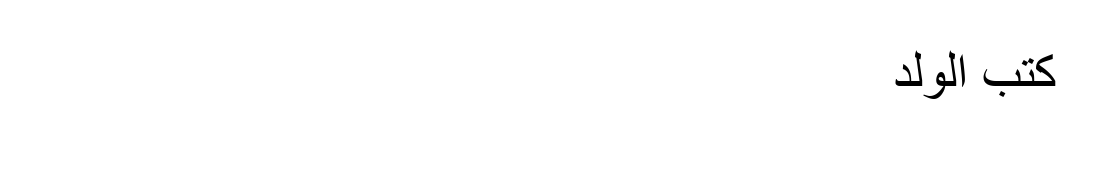
#> input picture data/localization/images/loc_ar_plain.png, 1100 x 195 px
$ python -i preprocessing.py   (imports and definitions only)   (older library calls are emulated)
#> lines starting #> are read from the running program, lines starting #| are printed output that depends on the picture; after the words box and inside, x2 and y2 are one past the last pixel; in counts of white or black regions, pixels touching at a corner belong together
### src/phonics_ocr/utils.py
"""Shared helpers: logging, JSON writing, run identifiers, image discovery."""

from __future__ import annotations

import datetime as _dt
import hashlib
import json
import logging
import os
from pathlib import Path
from typing import Any, Dict, Iterable, List, Optional

LOGGER_NAME = "phonics_ocr"

IMAGE_EXTENSIONS = (".png", ".jpg", ".jpeg", ".bmp", ".tif", ".tiff", ".webp")


def get_logger(name: str = LOGGER_NAME) -> logging.Logger:
#> further down, picture is the input picture: shape (195, 1100, 3); min 0, max 255, mean 253.4
    return logging.getLogger(name)


# [12 lines left out: function configure_logging, not called in this run]


def utc_timestamp() -> str:
    """UTC timestamp, filesystem-safe, second resolution."""
    return _dt.datetime.now(_dt.timezone.utc).strftime("%Y%m%dT%H%M%SZ")


def iso_now() -> str:
    return _dt.datetime.now(_dt.timezone.utc).isoformat(timespec="seconds")


def run_id(prefix: str = "run") -> str:
    """A per-run identifier used to keep result files from colliding."""
    return f"{prefix}_{utc_timestamp()}"


# [132 lines left out: functions sha256_file, sha256_dir, write_json, write_text, read_jsonl, find_images and 4 more, not called in this run]

### src/phonics_ocr/preprocessing.py
"""Optional image preprocessing.

Design rule: the original image is never written to and never mutated
in place. Every function takes an array and returns a new one, and the
caller keeps the untouched original for comparison.

Second rule: nothing is automatic. Arabic tashkeel occupy only a few
pixels at typical book-scan resolutions. Denoising, binarisation and
aggressive sharpening routinely erase them while leaving the consonants
looking cleaner -- which makes the page *appear* easier to read while
destroying exactly the signal this project exists to measure. So each
operation is off unless switched on, and :func:`apply_preprocessing`
reports which ones ran.
"""

from __future__ import annotations

from typing import Any, Dict, Tuple

import cv2
import numpy as np

from .config import PreprocessConfig
from .utils import get_logger

LOGGER = get_logger(__name__)

#: Images below this short side are unlikely to carry legible diacritics.
MIN_RECOMMENDED_SHORT_SIDE = 600

#: Above this long side, detection downscales internally anyway.
MAX_RECOMMENDED_LONG_SIDE = 4000


class PreprocessingError(RuntimeError):
    """Raised when an image cannot be loaded or transformed."""


# [78 lines left out: functions load_image, save_image, inspect_image, not called in this run]


def to_grayscale(image: np.ndarray) -> np.ndarray:
    if image.ndim == 2:
        return image
    return cv2.cvtColor(image, cv2.COLOR_BGR2GRAY)


# [29 lines left out: functions apply_clahe, denoise, not called in this run]


def estimate_skew_angle(image: np.ndarray, max_degrees: float = 15.0) -> float:
    """Estimate page skew in degrees via the minimum-area rectangle.

    Positive means the content is rotated clockwise. Returns 0.0 when no
    confident estimate is available or the estimate exceeds
    ``max_degrees`` -- a large estimate on a text page almost always
    means the heuristic latched onto a figure or a border, and rotating
    by it would make things worse.
    """
    grey = to_grayscale(image)
    # Invert so text is foreground, then threshold with Otsu.
    _, binary = cv2.threshold(
        grey, 0, 255, cv2.THRESH_BINARY_INV + cv2.THRESH_OTSU
    )
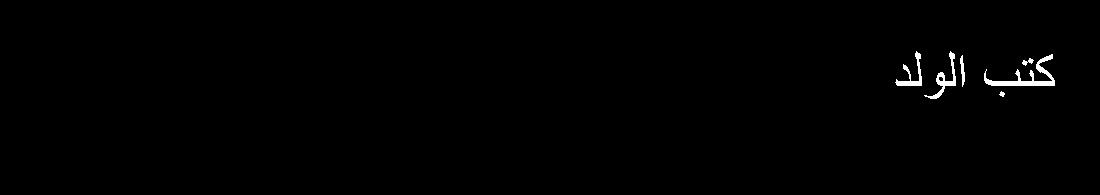
#> binary: shape (195, 1100); 0.63% white; 6 white regions, box (x1, y1, x2, y2) and area: (984, 54, 1055, 86) 600, (924, 51, 956, 99) 319, (895, 51, 922, 86) 272, (960, 55, 965, 87) 88, (1022, 58, 1034, 66) 44, (999, 91, 1005, 97) 22
    coords = cv2.findNonZero(binary)
#> coords = contour of 1345 points, box (x1, y1, x2, y2) (895, 51, 1055, 99), area 2038
    if coords is None or len(coords) < 50:
        LOGGER.debug("Skew estimation: too few foreground pixels")
        return 0.0
    angle = cv2.minAreaRect(coords)[-1]
#> angle = -90
    # OpenCV returns the angle in (0, 90]; map to a small signed rotation.
    if angle > 45:
        angle -= 90
    if abs(angle) > max_degrees:
        LOGGER.debug(
            "Skew estimate %.2f deg exceeds limit %.2f deg; not rotating",
            angle,
            max_degrees,
        )
        return 0.0
    return float(angle)


# [137 lines left out: functions rotate_image, upscale, four_point_transform, apply_preprocessing, not called in this run]

>>> import cv2
>>> picture = cv2.imread('../../data/localization/images/loc_ar_plain.png')
>>> result = estimate_skew_angle(picture)
#> result = 0

$ run again, on data/localization_boundary/images/b_ar_gap_tight.png
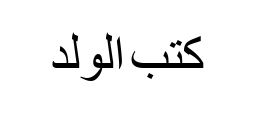
#> input picture data/localization_boundary/images/b_ar_gap_tight.png, 253 x 140 px
#> picture is the input picture: shape (140, 253, 3); min 0, max 255, mean 245.4
#> in estimate_skew_angle, `_, binary = cv2.threshold( grey, 0, 255, cv2.THRESH_BINARY_INV + cv2.T..`:
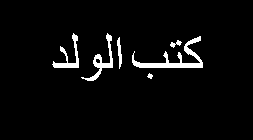
#> binary: shape (140, 253); 3.8% white; 6 white regions, box (x1, y1, x2, y2) and area: (132, 36, 203, 68) 600, (81, 33, 113, 81) 319, (52, 33, 79, 68) 272, (117, 37, 122, 69) 88, (170, 40, 182, 48) 44, (147, 73, 153, 79) 22
#> coords = contour of 1345 points, box (x1, y1, x2, y2) (52, 33, 203, 81), area 1866
#> angle = -90
#> result = 0

$ run again, on data/localization_boundary/images/b_ar_gap_wide.png
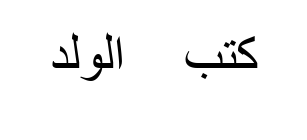
#> input picture data/localization_boundary/images/b_ar_gap_wide.png, 307 x 140 px
#> picture is the input picture: shape (140, 307, 3); min 0, max 255, mean 247.1
#> in estimate_skew_angle, `_, binary = cv2.threshold( grey, 0, 255, cv2.THRESH_BINARY_INV + cv2.T..`:
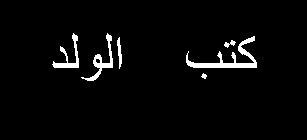
#> binary: shape (140, 307); 3.1% white; 6 white regions, box (x1, y1, x2, y2) and area: (186, 36, 257, 68) 600, (81, 33, 113, 81) 319, (52, 33, 79, 68) 272, (117, 37, 122, 69) 88, (224, 40, 236, 48) 44, (201, 73, 207, 79) 22
#> coords = contour of 1345 points, box (x1, y1, x2, y2) (52, 33, 257, 81), area 2892
#> angle = -90
#> result = 0
